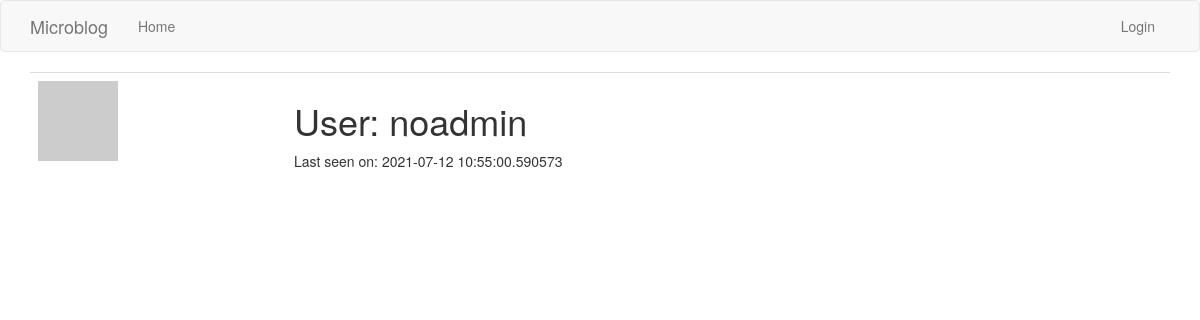
Page /user/noadmin on the earlier database version.
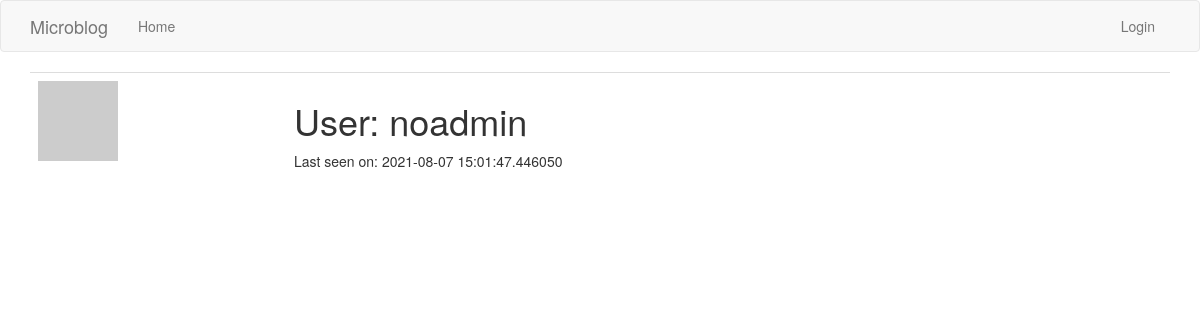
Same page on the later database version.
### app/models.py (models this page shows, shortened)
class User(UserMixin, db.Model):
    id = db.Column(db.Integer, primary_key=True)
    username = db.Column(db.String(64), index=True, unique=True)
    email = db.Column(db.String(120), index=True, unique=True)
    password_hash = db.Column(db.String(128))
    admin = db.Column(db.Boolean)
    about_me = db.Column(db.String(140))
    last_seen = db.Column(db.DateTime, default=datetime.utcnow)
    def avatar(self, size):
        digest = md5(self.email.lower().encode('utf-8')).hexdigest()
        return 'https://www.gravatar.com/avatar/{}?d=identicon&s={}'.format(digest, size)

### app/routes.py (the view)
@app.route('/user/<username>')
def user(username):
    user = User.query.filter_by(username=username).first()
    return render_template('user.html', user=user)

### app/routes.py (called while the page is built)
@app.before_request
def before_request():
    if not current_user.is_anonymous:
        current_user.last_seen = datetime.utcnow()
        db.session.commit()

### app/templates/user.html (shortened to what this page needs)
{% extends "base.html" %}
{% block app_content %}
    <table class="table table-hover">
        <tr>
            <td width="256px"><img src="{{ user.avatar(256) }}"></td>
            <td>
                <h1>User: {{ user.username }}</h1>
                {% if user.last_seen %}<p>Last seen on: {{ user.last_seen }}</p>{% endif %}
            </td>
        </tr>
    </table>
{% endblock %}

Differences in the rows shown:
changed User "noadmin": last_seen "2021-07-12 10:55:00.590573" → "2021-08-07 15:01:47.446050"
